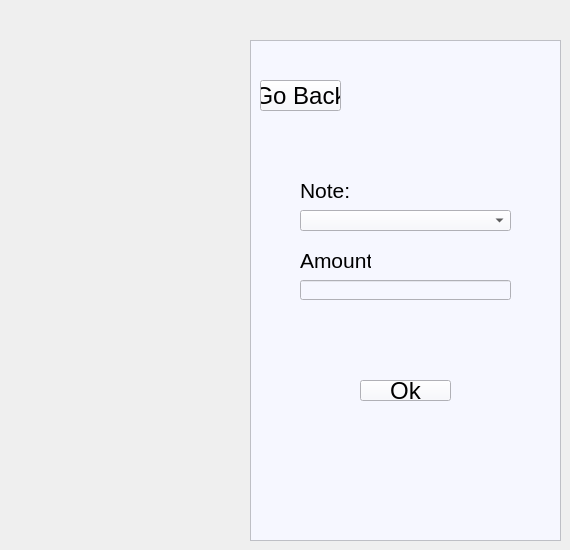
      <widget class="QWidget" name="page_7">
       <widget class="QFrame" name="frame_8">
        <property name="geometry">
         <rect>
          <x>250</x>
          <y>40</y>
          <width>311</width>
          <height>501</height>
         </rect>
        </property>
        <property name="styleSheet">
         <string notr="true">background-color: rgb(239, 244, 255);
background-color: rgb(246, 247, 255);</string>
        </property>
        <property name="frameShape">
         <enum>QFrame::StyledPanel</enum>
        </property>
        <property name="frameShadow">
         <enum>QFrame::Raised</enum>
        </property>
        <widget class="QLabel" name="labelnote_e">
         <property name="geometry">
          <rect>
           <x>50</x>
           <y>140</y>
           <width>51</width>
           <height>20</height>
          </rect>
         </property>
         <property name="font">
          <font>
           <pointsize>16</pointsize>
          </font>
         </property>
         <property name="text">
          <string>Note:</string>
         </property>
        </widget>
        <widget class="QComboBox" name="comboBoxexpense">
         <property name="geometry">
          <rect>
           <x>50</x>
           <y>170</y>
           <width>211</width>
           <height>21</height>
          </rect>
         </property>
         <property name="placeholderText">
          <string>choose one</string>
         </property>
         <item>
          <property name="text">
           <string>Education</string>
          </property>
         </item>
         <item>
          <property name="text">
           <string>Entertainment</string>
          </property>
         </item>
         <item>
          <property name="text">
           <string>Food</string>
          </property>
         </item>
         <item>
          <property name="text">
           <string>Housing</string>
          </property>
         </item>
         <item>
          <property name="text">
           <string>Insurance</string>
          </property>
         </item>
         <item>
          <property name="text">
           <string>Others</string>
          </property>
         </item>
        </widget>
        <widget class="QLabel" name="labelamount_e">
         <property name="geometry">
          <rect>
           <x>50</x>
           <y>210</y>
           <width>71</width>
           <height>20</height>
          </rect>
         </property>
         <property name="font">
          <font>
           <pointsize>16</pointsize>
          </font>
         </property>
         <property name="text">
          <string>Amount:</string>
         </property>
        </widget>
        <widget class="QLineEdit" name="lineEditAmountExpense">
         <property name="geometry">
          <rect>
           <x>50</x>
           <y>240</y>
           <width>211</width>
           <height>20</height>
          </rect>
         </property>
        </widget>
        <widget class="QPushButton" name="pushButtonback_e">
         <property name="geometry">
          <rect>
           <x>10</x>
           <y>40</y>
           <width>81</width>
           <height>31</height>
          </rect>
         </property>
         <property name="font">
          <font>
           <pointsize>18</pointsize>
          </font>
         </property>
         <property name="text">
          <string>Go Back</string>
         </property>
        </widget>
        <widget class="QPushButton" name="pushButtonConfirmExpense">
         <property name="geometry">
          <rect>
           <x>110</x>
           <y>340</y>
           <width>91</width>
           <height>21</height>
          </rect>
         </property>
         <property name="font">
          <font>
           <pointsize>18</pointsize>
          </font>
         </property>
         <property name="text">
          <string>Ok</string>
         </property>
        </widget>
       </widget>
      </widget>
